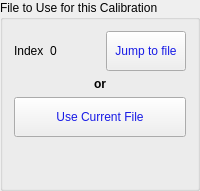
                   <widget class="QGroupBox" name="calibration1_groupbox">
                    <property name="title">
                     <string>File to Use for this Calibration</string>
                    </property>
                    <layout class="QVBoxLayout" name="verticalLayout">
                     <item>
                      <layout class="QHBoxLayout" name="horizontalLayout_4">
                       <item>
                        <widget class="QLabel" name="label_38">
                         <property name="palette">
                          <palette>
                           <active>
                            <colorrole role="Text">
                             <brush brushstyle="SolidPattern">
                              <color alpha="255">
                               <red>24</red>
                               <green>27</green>
                               <blue>230</blue>
                              </color>
                             </brush>
                            </colorrole>
                            <colorrole role="ButtonText">
                             <brush brushstyle="SolidPattern">
                              <color alpha="255">
                               <red>24</red>
                               <green>27</green>
                               <blue>230</blue>
                              </color>
                             </brush>
                            </colorrole>
                            <colorrole role="PlaceholderText">
                             <brush brushstyle="NoBrush">
                              <color alpha="128">
                               <red>24</red>
                               <green>27</green>
                               <blue>230</blue>
                              </color>
                             </brush>
                            </colorrole>
                           </active>
                           <inactive>
                            <colorrole role="Text">
                             <brush brushstyle="SolidPattern">
                              <color alpha="255">
                               <red>24</red>
                               <green>27</green>
                               <blue>230</blue>
                              </color>
                             </brush>
                            </colorrole>
                            <colorrole role="ButtonText">
                             <brush brushstyle="SolidPattern">
                              <color alpha="255">
                               <red>24</red>
                               <green>27</green>
                               <blue>230</blue>
                              </color>
                             </brush>
                            </colorrole>
                            <colorrole role="PlaceholderText">
                             <brush brushstyle="NoBrush">
                              <color alpha="128">
                               <red>24</red>
                               <green>27</green>
                               <blue>230</blue>
                              </color>
                             </brush>
                            </colorrole>
                           </inactive>
                           <disabled>
                            <colorrole role="Text">
                             <brush brushstyle="SolidPattern">
                              <color alpha="255">
                               <red>69</red>
                               <green>69</green>
                               <blue>69</blue>
                              </color>
                             </brush>
                            </colorrole>
                            <colorrole role="ButtonText">
                             <brush brushstyle="SolidPattern">
                              <color alpha="255">
                               <red>106</red>
                               <green>104</green>
                               <blue>100</blue>
                              </color>
                             </brush>
                            </colorrole>
                            <colorrole role="PlaceholderText">
                             <brush brushstyle="NoBrush">
                              <color alpha="128">
                               <red>24</red>
                               <green>27</green>
                               <blue>230</blue>
                              </color>
                             </brush>
                            </colorrole>
                           </disabled>
                          </palette>
                         </property>
                         <property name="text">
                          <string>Index</string>
                         </property>
                        </widget>
                       </item>
                       <item>
                        <widget class="QLabel" name="calibration1_index">
                         <property name="minimumSize">
                          <size>
                           <width>50</width>
                           <height>0</height>
                          </size>
                         </property>
                         <property name="maximumSize">
                          <size>
                           <width>20</width>
                           <height>1666</height>
                          </size>
                         </property>
                         <property name="palette">
                          <palette>
                           <active>
                            <colorrole role="Text">
                             <brush brushstyle="SolidPattern">
                              <color alpha="255">
                               <red>24</red>
                               <green>27</green>
                               <blue>230</blue>
                              </color>
                             </brush>
                            </colorrole>
                            <colorrole role="ButtonText">
                             <brush brushstyle="SolidPattern">
                              <color alpha="255">
                               <red>24</red>
                               <green>27</green>
                               <blue>230</blue>
                              </color>
                             </brush>
                            </colorrole>
                            <colorrole role="PlaceholderText">
                             <brush brushstyle="NoBrush">
                              <color alpha="128">
                               <red>24</red>
                               <green>27</green>
                               <blue>230</blue>
                              </color>
                             </brush>
                            </colorrole>
                           </active>
                           <inactive>
                            <colorrole role="Text">
                             <brush brushstyle="SolidPattern">
                              <color alpha="255">
                               <red>24</red>
                               <green>27</green>
                               <blue>230</blue>
                              </color>
                             </brush>
                            </colorrole>
                            <colorrole role="ButtonText">
                             <brush brushstyle="SolidPattern">
                              <color alpha="255">
                               <red>24</red>
                               <green>27</green>
                               <blue>230</blue>
                              </color>
                             </brush>
                            </colorrole>
                            <colorrole role="PlaceholderText">
                             <brush brushstyle="NoBrush">
                              <color alpha="128">
                               <red>24</red>
                               <green>27</green>
                               <blue>230</blue>
                              </color>
                             </brush>
                            </colorrole>
                           </inactive>
                           <disabled>
                            <colorrole role="Text">
                             <brush brushstyle="SolidPattern">
                              <color alpha="255">
                               <red>69</red>
                               <green>69</green>
                               <blue>69</blue>
                              </color>
                             </brush>
                            </colorrole>
                            <colorrole role="ButtonText">
                             <brush brushstyle="SolidPattern">
                              <color alpha="255">
                               <red>106</red>
                               <green>104</green>
                               <blue>100</blue>
                              </color>
                             </brush>
                            </colorrole>
                            <colorrole role="PlaceholderText">
                             <brush brushstyle="NoBrush">
                              <color alpha="128">
                               <red>24</red>
                               <green>27</green>
                               <blue>230</blue>
                              </color>
                             </brush>
                            </colorrole>
                           </disabled>
                          </palette>
                         </property>
                         <property name="text">
                          <string>0</string>
                         </property>
                        </widget>
                       </item>
                       <item>
                        <widget class="QPushButton" name="calibration1_display_this_file_button">
                         <property name="minimumSize">
                          <size>
                           <width>0</width>
                           <height>40</height>
                          </size>
                         </property>
                         <property name="maximumSize">
                          <size>
                           <width>16777215</width>
                           <height>40</height>
                          </size>
                         </property>
                         <property name="palette">
                          <palette>
                           <active>
                            <colorrole role="Text">
                             <brush brushstyle="SolidPattern">
                              <color alpha="255">
                               <red>26</red>
                               <green>30</green>
                               <blue>220</blue>
                              </color>
                             </brush>
                            </colorrole>
                            <colorrole role="ButtonText">
                             <brush brushstyle="SolidPattern">
                              <color alpha="255">
                               <red>24</red>
                               <green>27</green>
                               <blue>230</blue>
                              </color>
                             </brush>
                            </colorrole>
                            <colorrole role="PlaceholderText">
                             <brush brushstyle="NoBrush">
                              <color alpha="128">
                               <red>26</red>
                               <green>30</green>
                               <blue>220</blue>
                              </color>
                             </brush>
                            </colorrole>
                           </active>
                           <inactive>
                            <colorrole role="Text">
                             <brush brushstyle="SolidPattern">
                              <color alpha="255">
                               <red>26</red>
                               <green>30</green>
                               <blue>220</blue>
                              </color>
                             </brush>
                            </colorrole>
                            <colorrole role="ButtonText">
                             <brush brushstyle="SolidPattern">
                              <color alpha="255">
                               <red>24</red>
                               <green>27</green>
                               <blue>230</blue>
                              </color>
                             </brush>
                            </colorrole>
                            <colorrole role="PlaceholderText">
                             <brush brushstyle="NoBrush">
                              <color alpha="128">
                               <red>26</red>
                               <green>30</green>
                               <blue>220</blue>
                              </color>
                             </brush>
                            </colorrole>
                           </inactive>
                           <disabled>
                            <colorrole role="Text">
                             <brush brushstyle="SolidPattern">
                              <color alpha="255">
                               <red>69</red>
                               <green>69</green>
                               <blue>69</blue>
                              </color>
                             </brush>
                            </colorrole>
                            <colorrole role="ButtonText">
                             <brush brushstyle="SolidPattern">
                              <color alpha="255">
                               <red>106</red>
                               <green>104</green>
                               <blue>100</blue>
                              </color>
                             </brush>
                            </colorrole>
                            <colorrole role="PlaceholderText">
                             <brush brushstyle="NoBrush">
                              <color alpha="128">
                               <red>26</red>
                               <green>30</green>
                               <blue>220</blue>
                              </color>
                             </brush>
                            </colorrole>
                           </disabled>
                          </palette>
                         </property>
                         <property name="text">
                          <string>Jump to file</string>
                         </property>
                        </widget>
                       </item>
                      </layout>
                     </item>
                     <item>
                      <widget class="QLabel" name="label_2">
                       <property name="palette">
                        <palette>
                         <active>
                          <colorrole role="Text">
                           <brush brushstyle="SolidPattern">
                            <color alpha="255">
                             <red>24</red>
                             <green>27</green>
                             <blue>230</blue>
                            </color>
                           </brush>
                          </colorrole>
                          <colorrole role="ButtonText">
                           <brush brushstyle="SolidPattern">
                            <color alpha="255">
                             <red>24</red>
                             <green>27</green>
                             <blue>230</blue>
                            </color>
                           </brush>
                          </colorrole>
                          <colorrole role="PlaceholderText">
                           <brush brushstyle="NoBrush">
                            <color alpha="128">
                             <red>24</red>
                             <green>27</green>
                             <blue>230</blue>
                            </color>
                           </brush>
                          </colorrole>
                         </active>
                         <inactive>
                          <colorrole role="Text">
                           <brush brushstyle="SolidPattern">
                            <color alpha="255">
                             <red>24</red>
                             <green>27</green>
                             <blue>230</blue>
                            </color>
                           </brush>
                          </colorrole>
                          <colorrole role="ButtonText">
                           <brush brushstyle="SolidPattern">
                            <color alpha="255">
                             <red>24</red>
                             <green>27</green>
                             <blue>230</blue>
                            </color>
                           </brush>
                          </colorrole>
                          <colorrole role="PlaceholderText">
                           <brush brushstyle="NoBrush">
                            <color alpha="128">
                             <red>24</red>
                             <green>27</green>
                             <blue>230</blue>
                            </color>
                           </brush>
                          </colorrole>
                         </inactive>
                         <disabled>
                          <colorrole role="Text">
                           <brush brushstyle="SolidPattern">
                            <color alpha="255">
                             <red>69</red>
                             <green>69</green>
                             <blue>69</blue>
                            </color>
                           </brush>
                          </colorrole>
                          <colorrole role="ButtonText">
                           <brush brushstyle="SolidPattern">
                            <color alpha="255">
                             <red>106</red>
                             <green>104</green>
                             <blue>100</blue>
                            </color>
                           </brush>
                          </colorrole>
                          <colorrole role="PlaceholderText">
                           <brush brushstyle="NoBrush">
                            <color alpha="128">
                             <red>24</red>
                             <green>27</green>
                             <blue>230</blue>
                            </color>
                           </brush>
                          </colorrole>
                         </disabled>
                        </palette>
                       </property>
                       <property name="font">
                        <font>
                         <weight>75</weight>
                         <bold>true</bold>
                        </font>
                       </property>
                       <property name="statusTip">
                        <string notr="true"/>
                       </property>
                       <property name="text">
                        <string>or</string>
                       </property>
                       <property name="alignment">
                        <set>Qt::AlignCenter</set>
                       </property>
                      </widget>
                     </item>
                     <item>
                      <widget class="QPushButton" name="calibration1_use_current_file_button">
                       <property name="minimumSize">
                        <size>
                         <width>0</width>
                         <height>40</height>
                        </size>
                       </property>
                       <property name="maximumSize">
                        <size>
                         <width>16777215</width>
                         <height>40</height>
                        </size>
                       </property>
                       <property name="palette">
                        <palette>
                         <active>
                          <colorrole role="Text">
                           <brush brushstyle="SolidPattern">
                            <color alpha="255">
                             <red>26</red>
                             <green>30</green>
                             <blue>220</blue>
                            </color>
                           </brush>
                          </colorrole>
                          <colorrole role="ButtonText">
                           <brush brushstyle="SolidPattern">
                            <color alpha="255">
                             <red>24</red>
                             <green>27</green>
                             <blue>230</blue>
                            </color>
                           </brush>
                          </colorrole>
                          <colorrole role="PlaceholderText">
                           <brush brushstyle="NoBrush">
                            <color alpha="128">
                             <red>26</red>
                             <green>30</green>
                             <blue>220</blue>
                            </color>
                           </brush>
                          </colorrole>
                         </active>
                         <inactive>
                          <colorrole role="Text">
                           <brush brushstyle="SolidPattern">
                            <color alpha="255">
                             <red>26</red>
                             <green>30</green>
                             <blue>220</blue>
                            </color>
                           </brush>
                          </colorrole>
                          <colorrole role="ButtonText">
                           <brush brushstyle="SolidPattern">
                            <color alpha="255">
                             <red>24</red>
                             <green>27</green>
                             <blue>230</blue>
                            </color>
                           </brush>
                          </colorrole>
                          <colorrole role="PlaceholderText">
                           <brush brushstyle="NoBrush">
                            <color alpha="128">
                             <red>26</red>
                             <green>30</green>
                             <blue>220</blue>
                            </color>
                           </brush>
                          </colorrole>
                         </inactive>
                         <disabled>
                          <colorrole role="Text">
                           <brush brushstyle="SolidPattern">
                            <color alpha="255">
                             <red>69</red>
                             <green>69</green>
                             <blue>69</blue>
                            </color>
                           </brush>
                          </colorrole>
                          <colorrole role="ButtonText">
                           <brush brushstyle="SolidPattern">
                            <color alpha="255">
                             <red>106</red>
                             <green>104</green>
                             <blue>100</blue>
                            </color>
                           </brush>
                          </colorrole>
                          <colorrole role="PlaceholderText">
                           <brush brushstyle="NoBrush">
                            <color alpha="128">
                             <red>26</red>
                             <green>30</green>
                             <blue>220</blue>
                            </color>
                           </brush>
                          </colorrole>
                         </disabled>
                        </palette>
                       </property>
                       <property name="text">
                        <string>Use Current File</string>
                       </property>
                      </widget>
                     </item>
                     <item>
                      <spacer name="verticalSpacer">
                       <property name="orientation">
                        <enum>Qt::Vertical</enum>
                       </property>
                       <property name="sizeHint" stdset="0">
                        <size>
                         <width>20</width>
                         <height>40</height>
                        </size>
                       </property>
                      </spacer>
                     </item>
                    </layout>
                   </widget>
